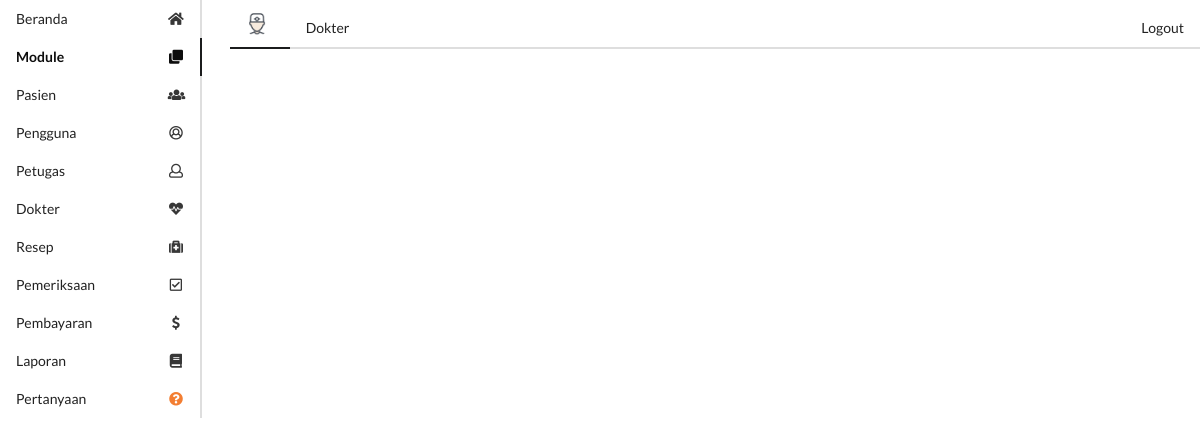
The app's page /u/media.php?m=module (signed in) with its own data.
### tables this page shows
create table module(
    module_id int primary key auto_increment,
    module_name varchar(50) not null,
    link varchar(50),
    icon varchar(50),
    active enum('Y','N') not null default 'Y',
    access_director enum('Y','N'),
    access_admin enum('Y','N'),
    access_doctor enum('Y','N')
);

### config/functions.php (called while the page is built, shortened)
<?php
function dbConnect()
{
    $db = new mysqli("localhost", "root", "siswanto123321", "si_klinik");
    return $db;
}
function getListModule($status)
{
    if ($status == 'dirut') {
        $akses = 'access_director';
    } else if ($status == 'dokter') {
        $akses = 'access_doctor';
    } else {
        $akses = 'access_admin';
    }
    $db = dbConnect();
    if ($db->connect_errno == 0) {
        $res = $db->query("SELECT * FROM module WHERE active='Y' AND $akses='Y' ");
        if ($res) {
            $data = $res->fetch_all(MYSQLI_ASSOC);
            return $data;
        } else {
            return false;
        }
    } else {
        return false;
    }
}

### u/menu.php (the view)
<?php
if (empty($_SESSION['username']) && empty($_SESSION['password'])) {
    header("location:index.php?error=8");
} else {
    $dataModule = getListModule($_SESSION['status']);
    foreach ($dataModule as $data) {
        $module_name = str_replace(' ', '', strtolower($data['module_name']));
        ($_GET['m'] == $module_name) ? $active = "active" : $active = "";
        echo "<a href='$data[link]' class='item $active' style='text-transform:capitalize;'>
           <i class='$data[icon] icon'></i> $data[module_name]
        </a>";
    }
}

### records on screen
module: module_name "Beranda"
module: module_name "Module"
module: module_name "Pasien"
module: module_name "Pengguna"
module: module_name "Petugas"
module: module_name "Dokter"
module: module_name "Resep"
module: module_name "Pemeriksaan"
module: module_name "Pembayaran"
module: module_name "Laporan"
module: module_name "Pertanyaan"

### other values on screen
$_SESSION['status'] "Dokter"
